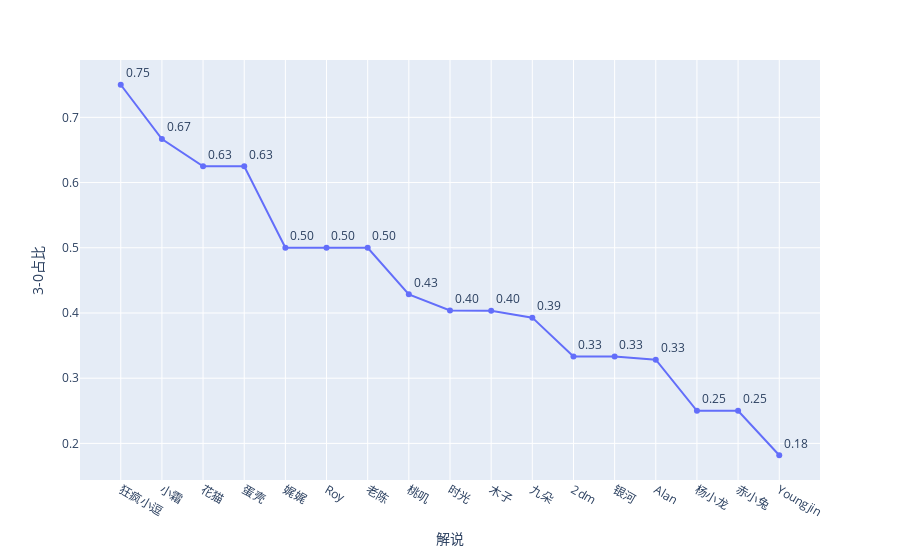

The notebook cell this image was saved under:
### Code cell
fig = px.line(df_names.sort_values(by='zero_rate', ascending=False), 
                x="names", y="zero_rate", 
                labels={'names':'解说', 'zero_rate':'3-0占比'},
                text="ave")
fig.update_traces(textposition="top right", texttemplate="%{y:.2f}")
fig.show()

### Figure 1 — Plotly figure (JSON) as saved in the notebook; plotly's stock layout.template omitted (floating-point values rounded to 4 significant figures)
{"data": [{"hovertemplate": "解说=%{x}<br>3-0占比=%{y}<br>ave=%{text}<extra></extra>", "legendgroup": "", "line": {"color": "#636efa", "dash": "solid"}, "marker": {"symbol": "circle"}, "mode": "text+lines+markers", "name": "", "orientation": "v", "showlegend": false, "text": [3.5, 3.333, 3.5, 3.75, 3.643, 3.722, 3.818, 3.75, 3.865, 3.807, 3.857, 3.792, 4.167, 3.94, 3.938, 4, 4.182], "textposition": "top right", "texttemplate": "%{y:.2f}", "type": "scatter", "x": ["狂疯小逗", "小霜", "花猫", "蛋壳", "娓娓", "Roy", "老陈", "桃叽", "时光", "木子", "九朵", "2dm", "银河", "Alan", "杨小龙", "赤小兔", "Youngjin"], "xaxis": "x", "y": [0.75, 0.6667, 0.625, 0.625, 0.5, 0.5, 0.5, 0.4286, 0.4038, 0.4035, 0.3929, 0.3333, 0.3333, 0.3284, 0.25, 0.25, 0.1818], "yaxis": "y"}], "layout": {"legend": {"tracegroupgap": 0}, "margin": {"t": 60}, "xaxis": {"anchor": "y", "domain": [0, 1], "title": {"text": "解说"}}, "yaxis": {"anchor": "x", "domain": [0, 1], "title": {"text": "3-0占比"}}}}
